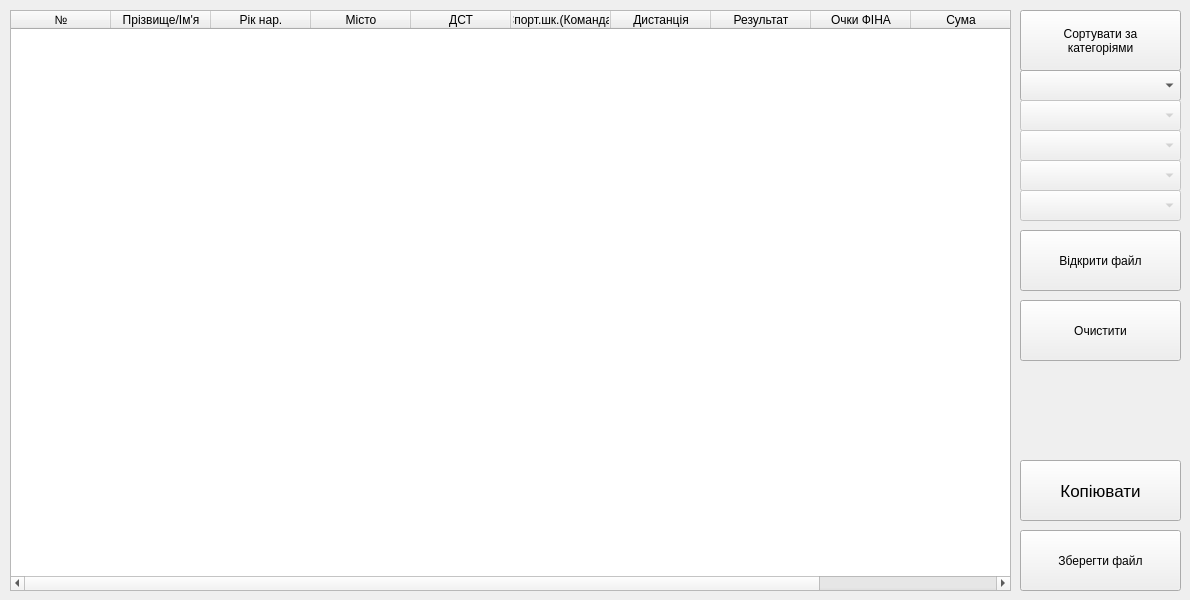
   <widget class="QWidget" name="tab_manyFights">
    <attribute name="title">
     <string>Багатоборство</string>
    </attribute>
    <widget class="QTableWidget" name="tableWidget_manyFights">
     <property name="geometry">
      <rect>
       <x>10</x>
       <y>10</y>
       <width>1001</width>
       <height>581</height>
      </rect>
     </property>
     <column>
      <property name="text">
       <string>№</string>
      </property>
     </column>
     <column>
      <property name="text">
       <string>Прізвище/Ім'я</string>
      </property>
     </column>
     <column>
      <property name="text">
       <string>Рік нар.</string>
      </property>
     </column>
     <column>
      <property name="text">
       <string>Місто</string>
      </property>
     </column>
     <column>
      <property name="text">
       <string>ДСТ</string>
      </property>
     </column>
     <column>
      <property name="text">
       <string>Спорт.шк.(Команда)</string>
      </property>
     </column>
     <column>
      <property name="text">
       <string>Дистанція</string>
      </property>
     </column>
     <column>
      <property name="text">
       <string>Результат</string>
      </property>
     </column>
     <column>
      <property name="text">
       <string>Очки ФІНА</string>
      </property>
     </column>
     <column>
      <property name="text">
       <string>Сума</string>
      </property>
     </column>
     <column>
      <property name="text">
       <string>Тренер</string>
      </property>
     </column>
    </widget>
    <widget class="QPushButton" name="pushButton_sortByYearsM">
     <property name="geometry">
      <rect>
       <x>1020</x>
       <y>10</y>
       <width>161</width>
       <height>61</height>
      </rect>
     </property>
     <property name="text">
      <string>Сортувати за
категоріями</string>
     </property>
    </widget>
    <widget class="QComboBox" name="comboBox_firstYearM">
     <property name="geometry">
      <rect>
       <x>1020</x>
       <y>70</y>
       <width>161</width>
       <height>31</height>
      </rect>
     </property>
     <item>
      <property name="text">
       <string/>
      </property>
     </item>
    </widget>
    <widget class="QComboBox" name="comboBox_secondYearM">
     <property name="enabled">
      <bool>false</bool>
     </property>
     <property name="geometry">
      <rect>
       <x>1020</x>
       <y>100</y>
       <width>161</width>
       <height>31</height>
      </rect>
     </property>
     <item>
      <property name="text">
       <string/>
      </property>
     </item>
    </widget>
    <widget class="QComboBox" name="comboBox_thirdYearM">
     <property name="enabled">
      <bool>false</bool>
     </property>
     <property name="geometry">
      <rect>
       <x>1020</x>
       <y>130</y>
       <width>161</width>
       <height>31</height>
      </rect>
     </property>
     <item>
      <property name="text">
       <string/>
      </property>
     </item>
    </widget>
    <widget class="QComboBox" name="comboBox_fourthYearM">
     <property name="enabled">
      <bool>false</bool>
     </property>
     <property name="geometry">
      <rect>
       <x>1020</x>
       <y>160</y>
       <width>161</width>
       <height>31</height>
      </rect>
     </property>
     <item>
      <property name="text">
       <string/>
      </property>
     </item>
    </widget>
    <widget class="QComboBox" name="comboBox_fifthYearM">
     <property name="enabled">
      <bool>false</bool>
     </property>
     <property name="geometry">
      <rect>
       <x>1020</x>
       <y>190</y>
       <width>161</width>
       <height>31</height>
      </rect>
     </property>
     <item>
      <property name="text">
       <string/>
      </property>
     </item>
    </widget>
    <widget class="QPushButton" name="pushButton_copyManyFights">
     <property name="geometry">
      <rect>
       <x>1020</x>
       <y>460</y>
       <width>161</width>
       <height>61</height>
      </rect>
     </property>
     <property name="font">
      <font>
       <pointsize>13</pointsize>
      </font>
     </property>
     <property name="text">
      <string>Копіювати</string>
     </property>
    </widget>
    <widget class="QPushButton" name="pushButton_openFileFights">
     <property name="geometry">
      <rect>
       <x>1020</x>
       <y>230</y>
       <width>161</width>
       <height>61</height>
      </rect>
     </property>
     <property name="text">
      <string>Відкрити файл</string>
     </property>
    </widget>
    <widget class="QPushButton" name="pushButton_saveFileFights">
     <property name="geometry">
      <rect>
       <x>1020</x>
       <y>530</y>
       <width>161</width>
       <height>61</height>
      </rect>
     </property>
     <property name="text">
      <string>Зберегти файл</string>
     </property>
    </widget>
    <widget class="QPushButton" name="pushButton_cleanFightTable">
     <property name="geometry">
      <rect>
       <x>1020</x>
       <y>300</y>
       <width>161</width>
       <height>61</height>
      </rect>
     </property>
     <property name="text">
      <string>Очистити</string>
     </property>
    </widget>
   </widget>
